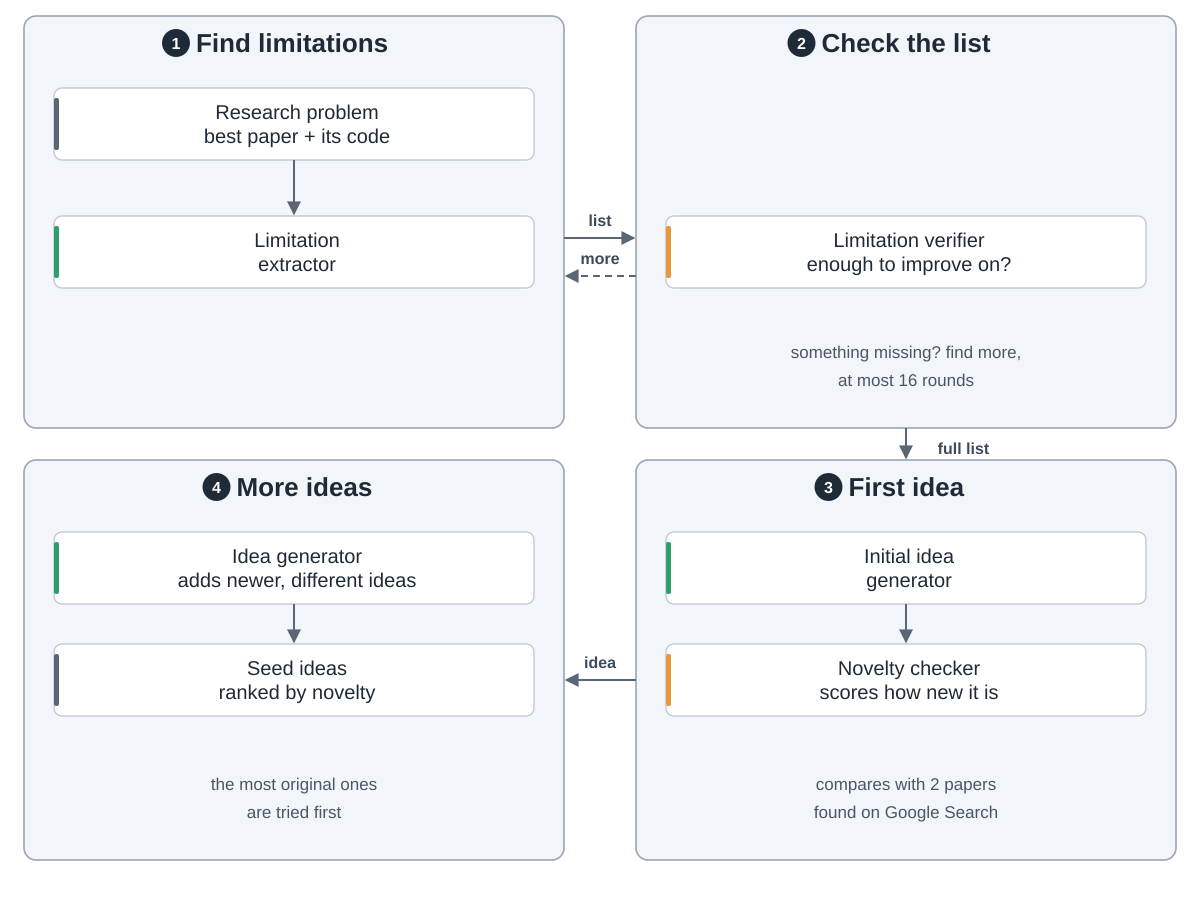

Here is the Python script that generated this plot:
"""ScientistTwo stage 1: generating seed ideas.  Drawn from section 3.1, Figure 4 and appendix A.2
of the paper (arXiv:2609.19644v1, 17 Sep 2026, read 2026-10-05).
Run: python3 ideas.py

Snake order: 1 find limitations (top left) -> 2 check the list (top right)
-> 3 first idea (bottom right) -> 4 more ideas, ranked (bottom left)."""
import sys
from pathlib import Path

sys.path.insert(0, str(Path(__file__).resolve().parents[2] / "tools"))
from archdiagram import Diagram  # noqa: E402

L, R, W = 24, 636, 540
T1, H1 = 16, 412
T2, H2 = 460, 400
FW, HW = 480, 232   # full-width card, half-width card


def full(x, y, label, kind=None, h=72):
    d.card(x + 30, y, label, kind, w=FW, h=h)


def pair(x, y, a, b, h=72):
    """Two half-width cards side by side; a and b are (label, kind)."""
    d.card(x + 30, y, a[0], a[1], w=HW, h=h)
    d.card(x + 278, y, b[0], b[1], w=HW, h=h)


def down(x, y0, y1):
    d.arrow(f"M{x} {y0}V{y1 - 2}")


def notes(x, top, h, *lines):
    """At most two note lines near the bottom of a group."""
    for i, s in enumerate(lines):
        d.note(x + W / 2, top + h - 70 + i * 28 + (14 if len(lines) == 1 else 0), s)


def across(y, label, back=False, rtl=False):
    """Arrow across the column gap at height y; rtl runs right group -> left group."""
    a, b = (R, L + W + 2) if rtl else (L + W, R - 2)
    d.arrow(f"M{a} {y}H{b}", back=back, label=label, at=((L + W + R) / 2, y - 12))


def drop(x, label, back=False, up=False):
    """Arrow across the row gap at x, label to its right; up runs bottom row -> top row."""
    a, b = (T2, T1 + H1 + 2) if up else (T1 + H1, T2 - 2)
    d.arrow(f"M{x} {a}V{b}", back=back, label=label, at=(x + 16 + len(label) * 4.6, T1 + H1 + 26))

d = Diagram("ScientistTwo stage 1: seed ideas",
            "1 Find limitations: the input is a research problem with the current best paper and its code; "
            "a Limitation Extractor lists what that method gets wrong. 2 Check the list: a Limitation "
            "Verifier asks whether the list is enough to guide an improvement; if not, the extractor adds "
            "what is missing, for at most 16 rounds. 3 First idea: an Initial Idea Generator writes one idea "
            "that targets the limitations, and a Novelty Checker scores how new it is against 2 reference "
            "papers found with Google Search. 4 More ideas: an Idea Generator keeps adding different, more "
            "novel ideas; the seed ideas are ranked by novelty so the most original are tried first.")

d.group(L, T1, W, H1, "Find limitations", 1)
full(L, T1 + 72, "Research problem|best paper + its code", "data")
full(L, T1 + 200, "Limitation|extractor", "plan")
down(L + W / 2, T1 + 144, T1 + 200)

d.group(R, T1, W, H1, "Check the list", 2)
full(R, T1 + 200, "Limitation verifier|enough to improve on?", "critic")
notes(R, T1, H1, "something missing? find more,", "at most 16 rounds")

d.group(R, T2, W, H2, "First idea", 3)
full(R, T2 + 72, "Initial idea|generator", "plan")
full(R, T2 + 184, "Novelty checker|scores how new it is", "critic")
down(R + W / 2, T2 + 144, T2 + 184)
notes(R, T2, H2, "compares with 2 papers", "found on Google Search")

d.group(L, T2, W, H2, "More ideas", 4)
full(L, T2 + 72, "Idea generator|adds newer, different ideas", "plan")
full(L, T2 + 184, "Seed ideas|ranked by novelty", "data")
down(L + W / 2, T2 + 144, T2 + 184)
notes(L, T2, H2, "the most original ones", "are tried first")

across(T1 + 222, "list")
across(T1 + 260, "more", back=True, rtl=True)
drop(R + W / 2, "full list")
across(T2 + 220, "idea", rtl=True)
d.save(Path(__file__).with_name("ideas.svg"))
